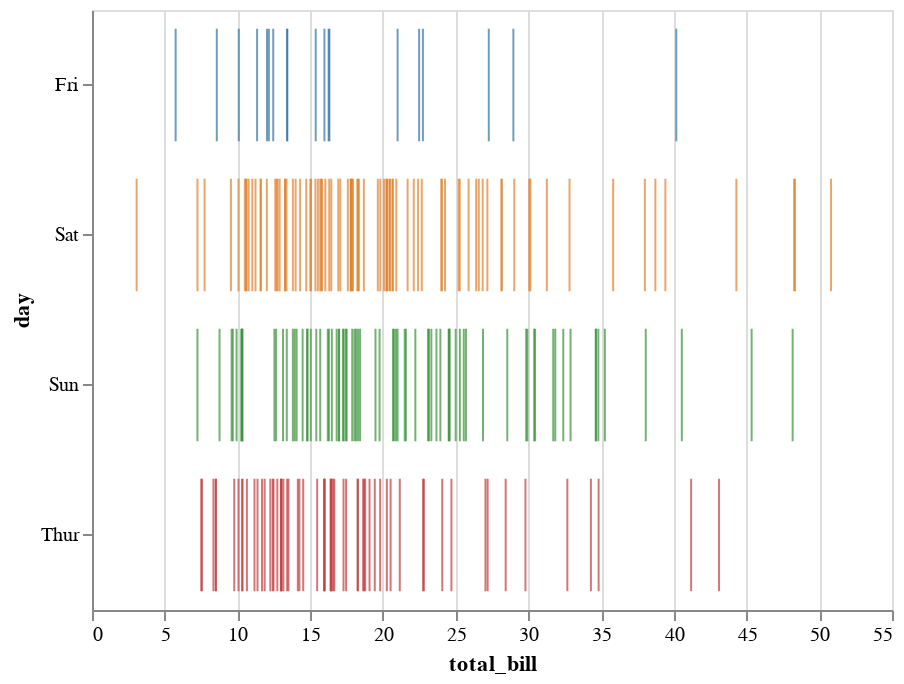

The cell this chart's notebook holds for it:
### Code cell
display(salt.stripplot(x="total_bill", y="day", data=tips))
ax = sns.stripplot(x="total_bill", y="day", data=tips, jitter=True, linewidth=1)

### Figure 1 — Vega-Lite specification as saved in the notebook (floating-point values rounded to 4 significant figures; data arrays with more than 128 entries replaced by an {"elided": "..."} marker saying what was removed)
{"$schema": "https://vega.github.io/schema/vega-lite/v2.4.1.json", "config": {"range": {"category": ["rgba(49.62499999999999,115.62499999999996,161.37500000000003,1)", "rgba(224.87499999999997,128.875,44.12500000000004,1)", "rgba(58.49999999999999,145.50000000000003,58.49999999999999,1)", "rgba(192.125,60.87500000000001,61.62499999999999,1)", "rgba(147.49999999999994,113.74999999999999,178.25,1)", "rgba(131.875,91.37500000000001,83.12500000000001,1)", "rgba(213.50000000000003,132.49999999999997,188.74999999999994,1)", "rgba(127.0,127.0,127.0,1)", "rgba(168.87500000000003,169.625,53.37500000000001,1)", "rgba(45.99999999999998,171.25,184.00000000000003,1)"]}, "view": {"height": 300, "width": 400}}, "data": {"values": {"elided": "244 records"}}, "encoding": {"color": {"field": "day", "legend": null, "type": "nominal"}, "x": {"field": "total_bill", "type": "quantitative"}, "y": {"field": "day", "type": "nominal"}}, "mark": "tick"}
